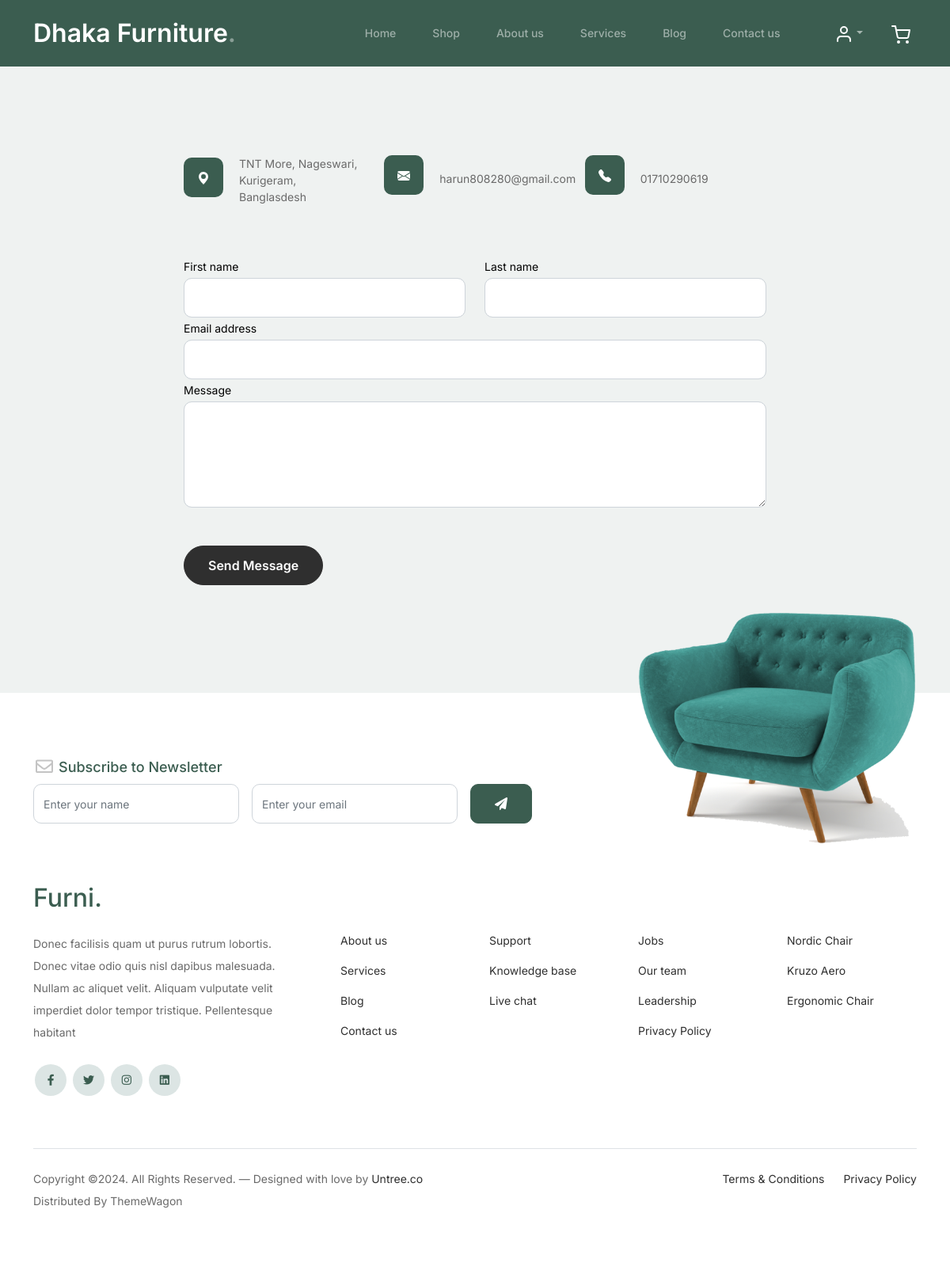
Page /contact (signed in) on the committed database.
### main/models.py (models this page shows, shortened)
class ShopInfo(models.Model):
    address=models.CharField( max_length=220,blank=True,null=True)
    email=models.EmailField( max_length=254,blank=True,null=True)
    phone=models.CharField( max_length=50)

### main/views.py (the view, shortened to what this page needs)
# urls.py: path('contact',views.contract,name='contact'),
def contract(request):
    info=ShopInfo.objects.all().order_by('-id')[:1]
    return render(request,'contact.html',locals())

### main/templates/contact.html (shortened to what this page needs)
{% extends "base.html" %}
{% load static %}
{% block content %}
		<div class="untree_co-section">
      <div class="container">
        <div class="block">
          <div class="row justify-content-center">
            <div class="col-md-8 col-lg-8 pb-4">
              <div class="row mb-5">
                <div class="col-lg-4">
                  <div  class="service no-shadow align-items-center link horizontal d-flex active" data-aos="fade-left" data-aos-delay="0">
                    <div class="service-icon color-1 mb-4">
                      <svg xmlns="http://www.w3.org/2000/svg" width="16" height="16" fill="currentColor" class="bi bi-geo-alt-fill" viewBox="0 0 16 16">
                        <path d="M8 16s6-5.686 6-10A6 6 0 0 0 2 6c0 4.314 6 10 6 10zm0-7a3 3 0 1 1 0-6 3 3 0 0 1 0 6z"/>
                      </svg>
                    </div>
                    <div class="service-contents">
						{% for i in info %}
                         <p>{{i.address}}</p>
					    {% endfor %}
                    </div>
                  </div>
                </div>
                <div class="col-lg-4">
                  <div  class="service no-shadow align-items-center link horizontal d-flex active" data-aos="fade-left" data-aos-delay="0">
                    <div class="service-icon color-1 mb-4">
                    </div>
                    <div class="service-contents">
						{% for i in info %}
                      <p>{{i.email}}</p>
					  {% endfor %}
                    </div>
                  </div>
                </div>
                <div class="col-lg-4">
                  <div  class="service no-shadow align-items-center link horizontal d-flex active" data-aos="fade-left" data-aos-delay="0">
                    <div class="service-icon color-1 mb-4">
                    </div>
                    <div class="service-contents">
						{% for i in info %}
                      <p>{{i.phone}}</p>
					  {% endfor %}
                    </div>
                  </div>
                </div>
              </div>
              <form action="" method="post">
					<div class="row">
					<div class="col-6">
						<div class="form-group">
						<label class="text-black" for="fname">First name</label>
						<input type="text" name='first_name' class="form-control" id="fname">
						</div>
					</div>
					<div class="col-6">
						<div class="form-group">
						<label class="text-black" for="lname">Last name</label>
						<input type="text" name='last_name' class="form-control" id="lname">
						</div>
					</div>
					</div>
					<div class="form-group">
					<label class="text-black" for="email">Email address</label>
					<input type="email" name='email' class="form-control" id="email">
					</div>
					<div class="form-group mb-5">
					<label class="text-black" for="message">Message</label>
					<textarea name='message' class="form-control" id="message" cols="30" rows="5"></textarea>
					</div>
					<button type="submit" class="btn btn-primary-hover-outline">Send Message</button>
              </form>
            </div>
          </div>
        </div>
      </div>
    </div>
  {% endblock content %}

### main/static/css/style.css (style rules this page uses)
body { overflow-x: hidden; position: relative; }
body { font-family: "Inter", sans-serif; font-weight: 400; line-height: 28px; color: #6a6a6a; font-size: 14px; background-color: #eff2f1; }
.btn { font-weight: 600; padding: 12px 30px; border-radius: 30px; color: #ffffff; background: #2f2f2f; border-color: #2f2f2f; }
.untree_co-section { padding: 7rem 0; }
.form-control { height: 50px; border-radius: 10px; font-family: "Inter", sans-serif; }
.service { line-height: 1.5; }
.service .service-icon { border-radius: 10px; -webkit-box-flex: 0; -ms-flex: 0 0 50px; flex: 0 0 50px; height: 50px; line-height: 50px; text-align: center; background: #3b5d50; margin-right: 20px; color: #ffffff; }
textarea { height: auto !important; }

### rows in the picture
ShopInfo: address "TNT More, Nageswari, Kurigeram, Banglasdesh", email "harun808280@gmail.com", phone "01710290619"
